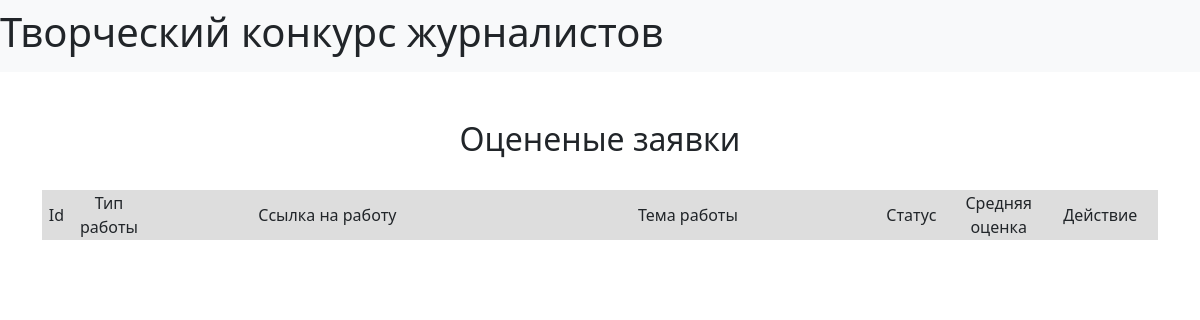
The page /proposals on the database as committed earlier.
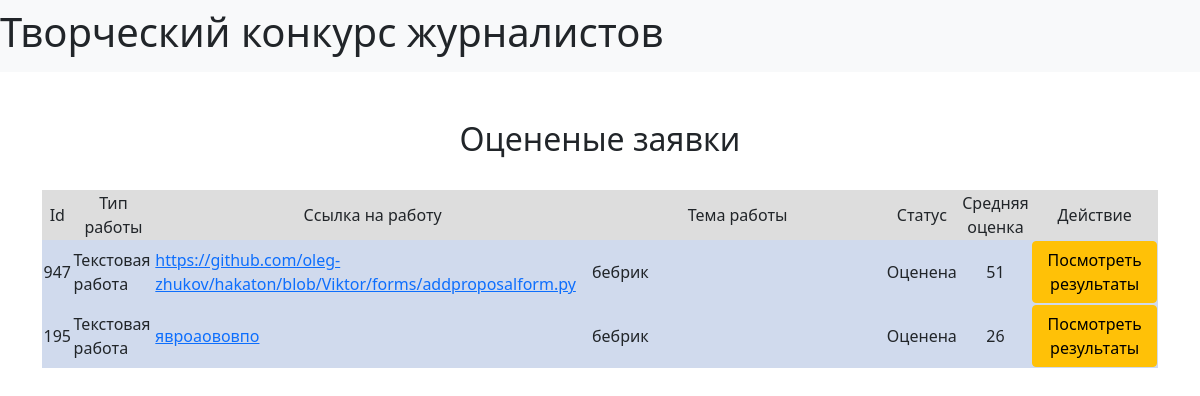
The same page on the database as committed later.
### data/proposals.py (models this page shows, shortened)
class Proposal(SqlAlchemyBase, UserMixin, SerializerMixin):
    __tablename__ = 'proposal'
    id = sqlalchemy.Column(sqlalchemy.Integer,
                           primary_key=True, autoincrement=True)
    type = sqlalchemy.Column(sqlalchemy.String, nullable=True)
    file = sqlalchemy.Column(sqlalchemy.String, nullable=True)
    evaluation = sqlalchemy.Column(sqlalchemy.String, nullable=True)
    lowering_criteria = sqlalchemy.Column(sqlalchemy.String, nullable=True)
    status = sqlalchemy.Column(sqlalchemy.String, nullable=True)
    likes = sqlalchemy.Column(sqlalchemy.Integer, nullable=True)
    user_data = sqlalchemy.Column(sqlalchemy.String, nullable=True)
    @property
    def theme(self):
        return self.user_data_dict.get("theme")
    @property
    def evaluation_dict(self):
        return json.loads(self.evaluation)
    @property
    def user_data_dict(self):
        return json.loads(self.user_data)
    @property
    def lowering_criteria_dict(self):
        return json.loads(self.lowering_criteria)
    @property
    def average_score(self):
        return round(sum(self.evaluation_dict.values()) -\
            sum(self.lowering_criteria_dict.values()),2)

### main.py (the view)
@app.route('/proposals')
def proposals():
    db_sess = db_session.create_session()
    proposals = db_sess.query(Proposal).all()#.filter(Proposal.status == 'verified').all()
    db_sess.commit()
    return render_template('proposals.html', proposals=proposals)

### data/db_session.py (called while the page is built)
def create_session() -> Session:
    global __factory
    return __factory()

### templates/proposals.html (shortened to what this page needs)
{% extends "base.html" %}
{% block content %}
{% set STATUSES  = {"waiting_verification": "Ожидает оценивания", "verified": "Оценена", "aborted":  "Отменена"} %}
{% set TYPES  = {"text": "Текстовая работа", "video": "Видео материал"} %}
<br>
<br>
<h2 align="center">Оцененые заявки</h2>
<br>
<div class="table_container">
    <table class="my_table">
        <tr class="my_row">
            <td class="title" width="2%" bgcolor="#dddddd" align="center">Id</td>
            <td class="title" width="5%" bgcolor="#dddddd" align="center">Тип работы</td>
            <td class="title" width="25%" bgcolor="#dddddd" align="center">Ссылка на работу</td>
            <td class="title" width="25%" bgcolor="#dddddd" align="center">Тема работы</td>
            <td class="title" width="6%" bgcolor="#dddddd" align="center">Статус</td>
            <td class="title" width="6%" bgcolor="#dddddd" align="center">Средняя оценка</td>
            <td class="title" width="8%" bgcolor="#dddddd" align="center">Действие</td>
        </tr>
        {% for proposal in proposals %}
            {% if proposal.status != "verified" %}
                {%  set color = "#dc143c" %}
                {% set text_color = "#FFF0F5" %}
            {% else %}
                {% set color = "#d0daed"  %}
                {% set text_color = "ffffff" %}
            {% endif %}
        <tr class="my_row">
            <td class="ordinary" bgcolor ={{color}} align="center" style="color:{{text_color}}">{{ proposal.id }}</td>
            <td class="ordinary" bgcolor ={{color}} style="color:{{text_color}}">{{ TYPES[proposal.type] }}</td>
            <td class="ordinary" bgcolor ={{color}} style="color:{{text_color}}"><a href="{{proposal.file}}">{{ proposal.file }}</a></td>
            <td class="ordinary" bgcolor ={{color}} style="color:{{text_color}}">{{ proposal.theme }}</td>
            <td class="ordinary" bgcolor ={{color}} align="center" style="color:{{text_color}}">{{ STATUSES[proposal.status] }}</td>
            <td class="ordinary" bgcolor ={{color}} align="center" style="color:{{text_color}}">
                {% if proposal.status == 'verified'%}
                <div>    {{proposal.average_score}}
                </div>
                {% endif %}
            </td>
            <td class="ordinary" bgcolor ={{color}} align="center" style="color:{{text_color}}">
                {% if proposal.status == 'verified'%}
                <div>       <a href="/proposals/view/{{ proposal.id }}" class="btn btn-warning">Посмотреть результаты</a>
                </div>
                {% elif current_user.is_authenticated %}
                <div>       <a href="/proposals/rate/{{ proposal.id }}" class="btn btn-warning">Оценить работу</a>
                </div>
                {% endif %}
            </td>
        </tr>
        {% endfor %}
    </table>
</div>
{% endblock %}

### templates/base.html (shortened to what this page needs)
<!DOCTYPE html>
<html lang="en">
<head>
    <link href="https://cdn.jsdelivr.net/npm/bootstrap@5.1.3/dist/css/bootstrap.min.css" rel="stylesheet">
    <link rel="stylesheet" type="text/css" href="/static/css/style.css" />
</head>
  <body>
    <header>
      <nav class="navbar navbar-light bg-light">
          <h1>Творческий конкурс журналистов </h1>
      </nav>
    </header>
    <main role="main" class="container">
        {% block content %}
        {% endblock %}
    </main>
  </body>
</html>

Rows that differ between the two databases and show on the page:
added Proposal: id "947", type "Текстовая работа", file "https://github.com/oleg-zhukov/hakaton/blob/Viktor/forms/addproposalform.py", theme "бебрик", status "Оценена", average_score "51"
added Proposal: id "195", type "Текстовая работа", file "явроаововпо", theme "бебрик", status "Оценена", average_score "26"
